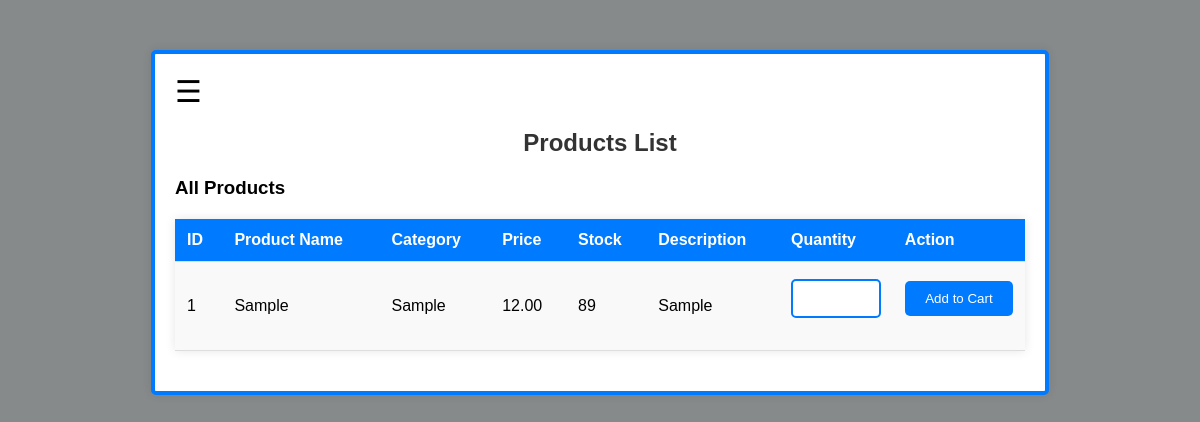
The page /products.php (signed in) on the database its author committed.
### tables this page shows
CREATE TABLE `products` (
  `id` int(11) NOT NULL,
  `product_name` varchar(100) NOT NULL,
  `category` varchar(50) NOT NULL,
  `price` decimal(10,2) NOT NULL,
  `stock` int(11) NOT NULL,
  `supplier` varchar(100) NOT NULL,
  `description` text DEFAULT NULL,
  `created_at` timestamp NOT NULL DEFAULT current_timestamp(),
  `edited_at` timestamp NOT NULL DEFAULT current_timestamp() ON UPDATE current_timestamp()
);

### products.php (the view, shortened to what this page needs)
<?php
include 'connection.php';
$email = $_SESSION['email'];
$stmt = $conn->prepare("SELECT role FROM users1 WHERE email = ?");
$stmt->bind_param("s", $email);
$stmt->execute();
$result = $stmt->get_result();
$user = $result->fetch_assoc();
$query = "SELECT * FROM products";
$result = $conn->query($query);
?>
<!DOCTYPE html>
<html lang="en">
<head>
    <link rel="stylesheet" type="text/css" href="styles.css">
</head>
<body>
    <div class="container large-container">
        <span style="font-size:30px;cursor:pointer" onclick="openNav()">&#9776;</span>
        <h2>Products List</h2>
        <h3>All Products</h3>
            <table>
            <?php if ($user['role'] === 'Admin'): ?>
                <tr>
                    <th>ID</th>
                    <th>Product Name</th>
                    <th>Category</th>
                    <th>Price</th>
                    <th>Stock</th>
                    <th>Supplier</th>
                    <th>Description</th>
                    <th>Created At</th>
                    <th>Edited At</th>
                    <th>Action</th>
                </tr>
                <?php while ($row = $result->fetch_assoc()): ?>
                <tr>
                    <td><?php echo htmlspecialchars($row['id']); ?></td>
                    <td><?php echo htmlspecialchars ($row['product_name']); ?></td>
                    <td><?php echo htmlspecialchars($row['category']); ?></td>
                    <td><?php echo htmlspecialchars($row['price']); ?></td>
                    <td><?php echo htmlspecialchars($row['stock']); ?></td>
                    <td><?php echo htmlspecialchars($row['supplier']); ?></td>
                    <td><?php echo htmlspecialchars($row['description']); ?></td>
                    <td><?php echo htmlspecialchars($row['created_at']); ?></td>
                    <td><?php echo htmlspecialchars($row['edited_at']); ?></td>
                    <td>
                        <a href="products.php?edit_id=<?php echo $row['id']; ?>" onclick="return alert('You are now Editing')">Edit</a>
                        <a href="products.php?delete_id=<?php echo $row['id']; ?>" onclick="return confirm('Are you sure you want to delete this product?');">Delete</a>
                    </td>
                </tr>
                <?php endwhile; ?>
            <?php else: ?>
                <tr>
                    <th>ID</th>
                    <th>Product Name</th>
                    <th>Category</th>
                    <th>Price</th>
                    <th>Stock</th>
                    <th>Description</th>
                    <th>Quantity</th>
                    <th>Action</th>
                </tr>
                <?php while ($row = $result->fetch_assoc()): ?>
                <tr>
                    <td><?php echo htmlspecialchars($row['id']); ?></td>
                    <td><?php echo htmlspecialchars ($row['product_name']); ?></td>
                    <td><?php echo htmlspecialchars($row['category']); ?></td>
                    <td><?php echo htmlspecialchars($row['price']); ?></td>
                    <td><?php echo htmlspecialchars($row['stock']); ?></td>
                    <td><?php echo htmlspecialchars($row['description']); ?></td>
                   <form method="POST" action="">
                    <td>
                            <input type="number" name="quantity" min="1" max="<?php echo $row['stock']; ?>" required>
                    </td>
                    <td>
                            <input type="submit" name="add_to_cart" value="Add to Cart";>
                    </td>
                   </form>
                </tr>
                <?php endwhile; ?>
            <?php endif;?>
        </table>
    </div>
</body>
</html>

### styles.css (style rules this page uses)
body { font-family: Arial, sans-serif; background-color: #878a8b ; margin: 0; padding: 0; }
.container { width: 300px; margin: 50px auto; padding: 20px; background: white; border-radius: 5px; box-shadow: 0 0 10px rgba(0, 0, 0, 0.1); border: 4px solid #007bff; }
.large-container { width: 850px; margin: 50px auto; padding: 20px; background: white; border-radius: 5px; box-shadow: 0 0 10px rgba(0, 0, 0, 0.1); border: 4px solid #007bff; }
h2 { text-align: center; color: #333; }
input[type="text"], input[type="email"], input[type="password"], input[type="submit"], input[type="number"], textarea, select { width: 100%; padding: 10px; margin: 5px 0 20px; border: 2px solid #007bff; border-radius: 5px; box-sizing: border-box; }
input[type="submit"] { background-color: #007bff; color: white; border: none; cursor: pointer; }
table { width: 100%; border-collapse: collapse; margin: 20px 0; box-shadow: 0 0 10px rgba(0, 0, 0, 0.1); }
th, td { padding: 12px; text-align: left; border-bottom: 1px solid #ddd; }
th { background-color: #007bff; color: white; font-weight: bold; }
tr:nth-child(even) { background-color: #f9f9f9; }
tr:nth-child(odd) { background-color: #ffffff; }

### rows shown on the page
products: id "1", product_name "Sample", category "Sample", price "12.00", stock "89", description "Sample"
